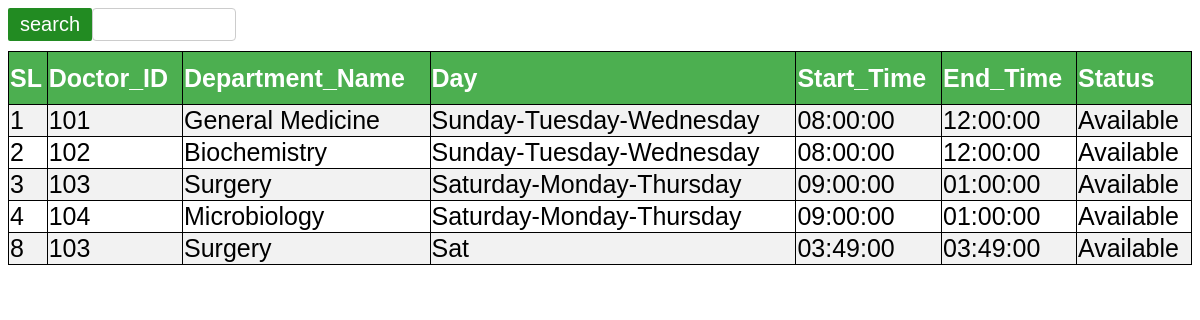
The app's page /HMS/display/list-dshedule.php with its own data.
### tables this page shows
CREATE TABLE `dshedule` (
  `sl` int(6) NOT NULL,
  `doctor_id` int(6) DEFAULT NULL,
  `department` varchar(50) NOT NULL,
  `day` varchar(50) DEFAULT NULL,
  `start_time` time DEFAULT NULL,
  `end_time` time DEFAULT NULL,
  `status` varchar(50) DEFAULT NULL
);

### HMS/display/list-dshedule.php (the view, shortened to what this page needs)
<!DOCTYPE html>
<html>
<head>
</head>
<body>
	<div class="container">
		<form action="search-dshedule.php" method="post">
			<input type="text" name="search" >
			<button class="btn">search</button>
		</form>
	</div>
<table>
		<tr>
			<th>SL</th>
			<th>Doctor_ID</th>
			<th>Department_Name</th>
			<th>Day</th>
			<th>Start_Time</th>
			<th>End_Time</th>
			<th>Status</th>
		</tr>
		<?php
		$conn =mysqli_connect("localhost", "root", "", "hospital");
          $sql = "SELECT * FROM dshedule";
            $result = $conn->query($sql);
            if ($result->num_rows > 0) {
            while($row = $result->fetch_assoc()) {
            echo "<tr><td> " . $row["sl"]. "</td><td> " . $row["doctor_id"]. " </td><td>" . $row["department"]. "</td><td>" .$row["day"]."</td><td>".$row["start_time"]."</td><td>".$row["end_time"]."</td><td>".$row["status"]."</td></tr>"; }
              echo"</table>";
               }
              else {
              echo "0 results";
               }
		?>
</body>
</html>

### HMS/display/list-dshedule.php (style rules this page uses)
.btn { background-color: #228B22; color: white; padding: 5px 12px; border: none; border-radius: 2px; cursor: pointer; float: left; font-size:20px; }
input[type=text] { width: 10%; padding: 8px 12px; border: 1px solid #ccc; border-radius: 4px; resize: vertical; }
.container { padding-bottom:10px; }
table { border-collapse:collapse; color:black; width:100%; font-family:sans-serif; font-size:25px; text-align:left; padding-left:15px; }
table,th,td { border:1px solid black; }
th { background-color:#4CAF50; color:white; height:50px; }
td { height:10px; vertical-align:bottom; }
tr:nth-child(even) { background-color: #f2f2f2 }

### records on screen
dshedule: sl "1", doctor "101", department "General Medicine", day "Sunday-Tuesday-Wednesday", start_time "08:00:00", end_time "12:00:00", status "Available"
dshedule: sl "2", doctor "102", department "Biochemistry", day "Sunday-Tuesday-Wednesday", start_time "08:00:00", end_time "12:00:00", status "Available"
dshedule: sl "3", doctor "103", department "Surgery", day "Saturday-Monday-Thursday", start_time "09:00:00", end_time "01:00:00", status "Available"
dshedule: sl "4", doctor "104", department "Microbiology", day "Saturday-Monday-Thursday", start_time "09:00:00", end_time "01:00:00", status "Available"
dshedule: sl "8", doctor "103", department "Surgery", day "Sat", start_time "03:49:00", end_time "03:49:00", status "Available"
